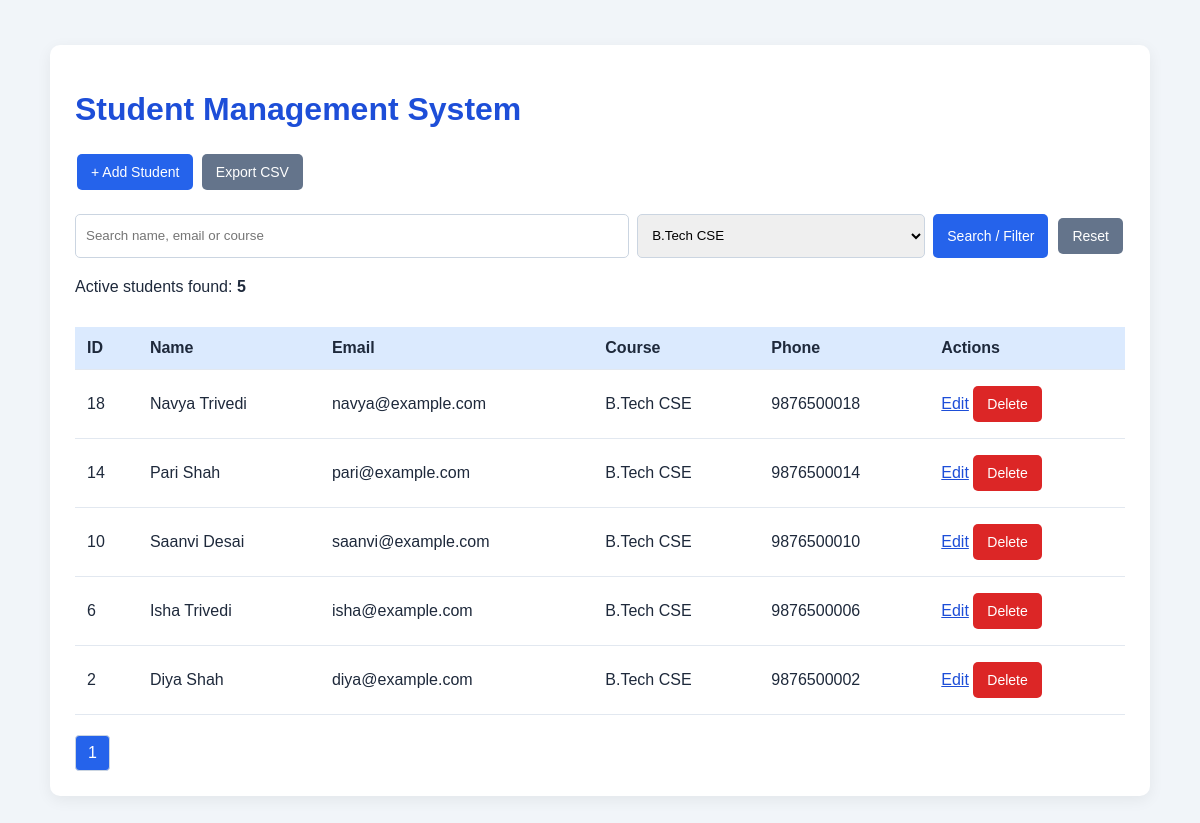
The page /index.php?course=B.Tech CSE on the database its author committed.
### tables this page shows
CREATE TABLE IF NOT EXISTS students (
    id INT AUTO_INCREMENT PRIMARY KEY,
    name VARCHAR(100) NOT NULL,
    email VARCHAR(120) NOT NULL UNIQUE,
    course VARCHAR(80) NOT NULL,
    phone VARCHAR(20) NOT NULL,
    status ENUM('active', 'deleted') NOT NULL DEFAULT 'active',
    created_at TIMESTAMP DEFAULT CURRENT_TIMESTAMP
);

### index.php (the view, shortened to what this page needs)
<?php
require "db.php";
function e($value) {
    return htmlspecialchars((string)$value, ENT_QUOTES, "UTF-8");
}
$q = trim($_GET["q"] ?? "");
$course = trim($_GET["course"] ?? "");
$page = max(1, (int)($_GET["page"] ?? 1));
$perPage = 5;
$where = ["status = 'active'"];
$params = [];
$types = "";
if ($course !== "") {
    $where[] = "course = ?";
    $params[] = $course;
    $types .= "s";
}
$whereSql = implode(" AND ", $where);
$countSql = "SELECT COUNT(*) AS total FROM students WHERE $whereSql";
$stmt = $conn->prepare($countSql);
if ($types !== "") {
    $stmt->bind_param($types, ...$params);
}
$stmt->execute();
$total = (int)$stmt->get_result()->fetch_assoc()["total"];
$totalPages = max(1, (int)ceil($total / $perPage));
$page = min($page, $totalPages);
$offset = ($page - 1) * $perPage;
$sql = "SELECT id, name, email, course, phone
        FROM students
        WHERE $whereSql
        ORDER BY id DESC
        LIMIT ? OFFSET ?";
$stmt = $conn->prepare($sql);
$listTypes = $types . "ii";
$listParams = array_merge($params, [$perPage, $offset]);
$stmt->bind_param($listTypes, ...$listParams);
$stmt->execute();
$students = $stmt->get_result();
$courses = $conn->query(
    "SELECT DISTINCT course FROM students
     WHERE status = 'active' ORDER BY course"
);
?>
<!DOCTYPE html>
<html lang="en">
<head>
<link rel="stylesheet" href="style.css">
</head>
<body>
<div class="container">
    <h1>Student Management System</h1>
    <a class="button" href="add.php">+ Add Student</a>
    <a class="button secondary" href="export.php">Export CSV</a>
    <form method="GET" class="filters">
        <input type="text" name="q"
               placeholder="Search name, email or course"
               value="<?= e($q) ?>">
        <select name="course">
            <?php while ($c = $courses->fetch_assoc()): ?>
                <option value="<?= e($c["course"]) ?>"
                    <?= $course === $c["course"] ? "selected" : "" ?>>
                    <?= e($c["course"]) ?>
                </option>
            <?php endwhile; ?>
        </select>
        <button type="submit">Search / Filter</button>
        <a class="button secondary" href="index.php">Reset</a>
    </form>
    <p>Active students found: <strong><?= $total ?></strong></p>
    <div class="table-wrap">
    <table>
        <thead>
            <tr>
                <th>ID</th>
                <th>Name</th>
                <th>Email</th>
                <th>Course</th>
                <th>Phone</th>
                <th>Actions</th>
            </tr>
        </thead>
        <tbody>
        <?php if ($students->num_rows === 0): ?>
            <tr>
                <td colspan="6">No students found.</td>
            </tr>
        <?php else: ?>
            <?php while ($s = $students->fetch_assoc()): ?>
                <tr>
                    <td><?= e($s["id"]) ?></td>
                    <td><?= e($s["name"]) ?></td>
                    <td><?= e($s["email"]) ?></td>
                    <td><?= e($s["course"]) ?></td>
                    <td><?= e($s["phone"]) ?></td>
                    <td class="actions">
                        <a href="edit.php?id=<?= (int)$s["id"] ?>">Edit</a>
                        <form method="POST" action="delete.php"
                              onsubmit="return confirm('Are you sure you want to delete this student?');">
                            <button type="submit" class="danger">Delete</button>
                        </form>
                    </td>
                </tr>
            <?php endwhile; ?>
        <?php endif; ?>
        </tbody>
    </table>
    </div>
    <div class="pagination">
        <?php for ($i = 1; $i <= $totalPages; $i++): ?>
            <a class="<?= $page === $i ? 'current' : '' ?>"
               href="?<?= e(http_build_query([
                   "q" => $q,
                   "course" => $course,
                   "page" => $i
               ])) ?>">
                <?= $i ?>
            </a>
        <?php endfor; ?>
    </div>
</div>
</body>
</html>

### style.css (style rules this page uses)
* { box-sizing: border-box; }
body { margin: 0; padding: 25px; background: #f1f5f9; color: #1e293b; font-family: Arial, sans-serif; }
.container { max-width: 1100px; margin: 20px auto; padding: 25px; background: white; border-radius: 10px; box-shadow: 0 4px 15px #00000010; }
h1 { color: #1d4ed8; }
a { color: #1d4ed8; }
.button, button { display: inline-block; padding: 10px 14px; margin: 4px 2px; background: #2563eb; color: white; text-decoration: none; border: none; border-radius: 5px; cursor: pointer; font-size: 14px; }
.secondary { background: #64748b; }
.danger { background: #dc2626; }
.filters { display: flex; flex-wrap: wrap; gap: 8px; margin: 20px 0; }
input, select { width: 100%; padding: 10px; margin: 6px 0 15px; border: 1px solid #cbd5e1; border-radius: 5px; }
.filters input { flex: 2; min-width: 220px; margin: 0; }
.filters select { flex: 1; min-width: 150px; margin: 0; }
.filters button { margin: 0; }
.table-wrap { overflow-x: auto; }
table { width: 100%; border-collapse: collapse; margin-top: 15px; }
th, td { padding: 12px; text-align: left; border-bottom: 1px solid #e2e8f0; }
th { background: #dbeafe; }
.actions { min-width: 130px; }
.actions form { display: inline; }
.actions button { margin: 4px 0; }
.pagination { display: flex; flex-wrap: wrap; gap: 6px; margin-top: 20px; }
.pagination a { padding: 8px 12px; text-decoration: none; border: 1px solid #cbd5e1; border-radius: 4px; }
.pagination .current { color: white; background: #2563eb; }

### rows shown on the page
students: id "18", name "Navya Trivedi", email "navya@example.com", course "B.Tech CSE", phone "9876500018"
students: id "14", name "Pari Shah", email "pari@example.com", course "B.Tech CSE", phone "9876500014"
students: id "10", name "Saanvi Desai", email "saanvi@example.com", course "B.Tech CSE", phone "9876500010"
students: id "6", name "Isha Trivedi", email "isha@example.com", course "B.Tech CSE", phone "9876500006"
students: id "2", name "Diya Shah", email "diya@example.com", course "B.Tech CSE", phone "9876500002"

### other values the page prints
$total "5"
form field course "B.Tech CSE"
